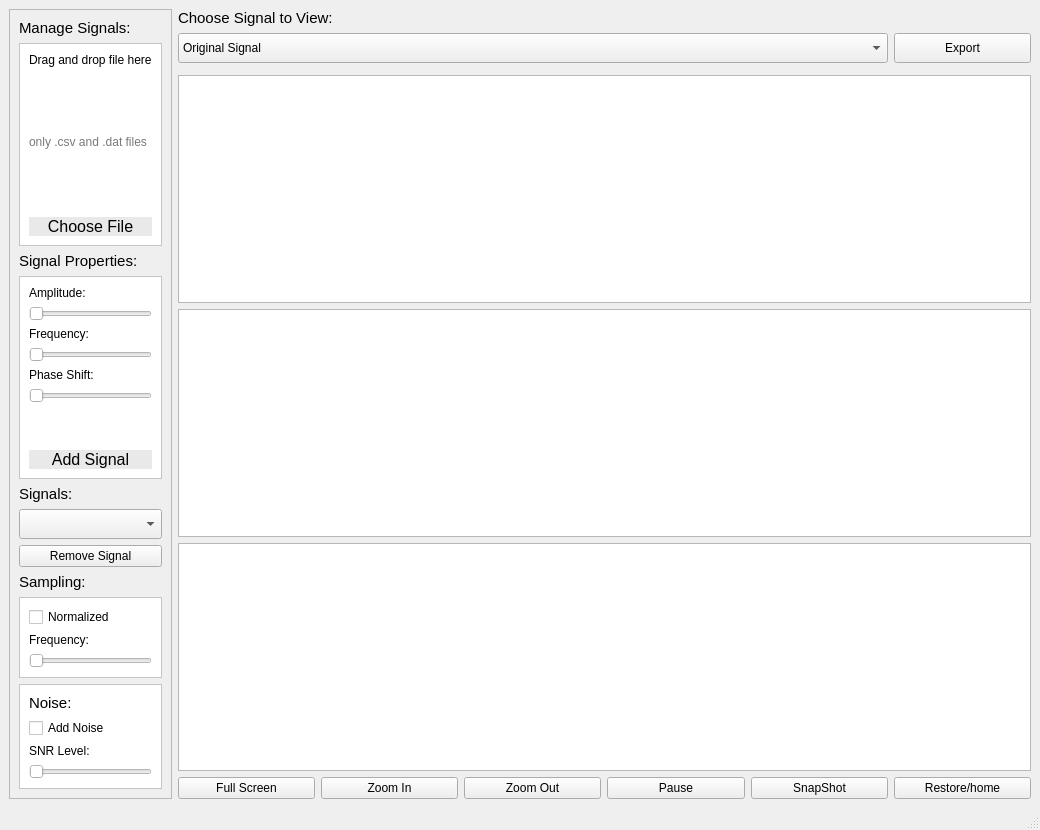
<?xml version="1.0" encoding="UTF-8"?>
<ui version="4.0">
 <class>MainWindow</class>
 <widget class="QMainWindow" name="MainWindow">
  <property name="geometry">
   <rect>
    <x>0</x>
    <y>0</y>
    <width>1040</width>
    <height>830</height>
   </rect>
  </property>
  <property name="windowTitle">
   <string>MainWindow</string>
  </property>
  <widget class="QWidget" name="centralwidget">
   <layout class="QGridLayout" name="gridLayout">
    <item row="6" column="1">
     <widget class="QPushButton" name="pushButton_2">
      <property name="text">
       <string>Full Screen</string>
      </property>
     </widget>
    </item>
    <item row="6" column="6">
     <widget class="QPushButton" name="pushButton_7">
      <property name="text">
       <string>Restore/home</string>
      </property>
     </widget>
    </item>
    <item row="0" column="0" rowspan="7">
     <widget class="QFrame" name="frame">
      <property name="sizePolicy">
       <sizepolicy hsizetype="Fixed" vsizetype="Preferred">
        <horstretch>0</horstretch>
        <verstretch>0</verstretch>
       </sizepolicy>
      </property>
      <property name="frameShape">
       <enum>QFrame::StyledPanel</enum>
      </property>
      <property name="frameShadow">
       <enum>QFrame::Raised</enum>
      </property>
      <layout class="QVBoxLayout" name="verticalLayout_5">
       <item>
        <widget class="QLabel" name="label">
         <property name="font">
          <font>
           <pointsize>11</pointsize>
          </font>
         </property>
         <property name="text">
          <string>Manage Signals:</string>
         </property>
        </widget>
       </item>
       <item>
        <widget class="QFrame" name="manageSignalsFrame">
         <property name="sizePolicy">
          <sizepolicy hsizetype="Fixed" vsizetype="Preferred">
           <horstretch>0</horstretch>
           <verstretch>0</verstretch>
          </sizepolicy>
         </property>
         <property name="acceptDrops">
          <bool>true</bool>
         </property>
         <property name="styleSheet">
          <string notr="true">background-color: rgb(255, 255, 255);</string>
         </property>
         <property name="frameShape">
          <enum>QFrame::StyledPanel</enum>
         </property>
         <property name="frameShadow">
          <enum>QFrame::Raised</enum>
         </property>
         <layout class="QVBoxLayout" name="verticalLayout">
          <item alignment="Qt::AlignLeft|Qt::AlignTop">
           <widget class="QLabel" name="label_2">
            <property name="sizePolicy">
             <sizepolicy hsizetype="Expanding" vsizetype="Expanding">
              <horstretch>0</horstretch>
              <verstretch>0</verstretch>
             </sizepolicy>
            </property>
            <property name="font">
             <font>
              <pointsize>9</pointsize>
             </font>
            </property>
            <property name="text">
             <string>Drag and drop file here</string>
            </property>
           </widget>
          </item>
          <item>
           <widget class="QLabel" name="label_3">
            <property name="sizePolicy">
             <sizepolicy hsizetype="Expanding" vsizetype="Expanding">
              <horstretch>0</horstretch>
              <verstretch>0</verstretch>
             </sizepolicy>
            </property>
            <property name="styleSheet">
             <string notr="true">
color: rgb(121, 121, 121);</string>
            </property>
            <property name="text">
             <string>only .csv and .dat files</string>
            </property>
           </widget>
          </item>
          <item>
           <widget class="QPushButton" name="uploadButton">
            <property name="font">
             <font>
              <pointsize>-1</pointsize>
             </font>
            </property>
            <property name="styleSheet">
             <string notr="true">background-color: rgb(233, 233, 233);
border-color: rgb(0, 0, 0);
selection-color: rgb(0, 0, 0);

border-radius: 40px;
 color: black;
 font-size: 16px;</string>
            </property>
            <property name="text">
             <string>Choose File</string>
            </property>
            <property name="flat">
             <bool>true</bool>
            </property>
           </widget>
          </item>
         </layout>
        </widget>
       </item>
       <item>
        <widget class="QLabel" name="label_4">
         <property name="font">
          <font>
           <pointsize>11</pointsize>
          </font>
         </property>
         <property name="text">
          <string>Signal Properties:</string>
         </property>
        </widget>
       </item>
       <item>
        <widget class="QFrame" name="createSignalFrame">
         <property name="sizePolicy">
          <sizepolicy hsizetype="Expanding" vsizetype="Preferred">
           <horstretch>0</horstretch>
           <verstretch>0</verstretch>
          </sizepolicy>
         </property>
         <property name="styleSheet">
          <string notr="true">background-color: rgb(255, 255, 255);</string>
         </property>
         <property name="frameShape">
          <enum>QFrame::StyledPanel</enum>
         </property>
         <property name="frameShadow">
          <enum>QFrame::Raised</enum>
         </property>
         <layout class="QVBoxLayout" name="verticalLayout_2">
          <item alignment="Qt::AlignTop">
           <widget class="QLabel" name="label_5">
            <property name="sizePolicy">
             <sizepolicy hsizetype="Fixed" vsizetype="Fixed">
              <horstretch>0</horstretch>
              <verstretch>0</verstretch>
             </sizepolicy>
            </property>
            <property name="font">
             <font>
              <pointsize>9</pointsize>
             </font>
            </property>
            <property name="text">
             <string>Amplitude:</string>
            </property>
           </widget>
          </item>
          <item alignment="Qt::AlignTop">
           <widget class="QSlider" name="horizontalSlider">
            <property name="sizePolicy">
             <sizepolicy hsizetype="Expanding" vsizetype="Expanding">
              <horstretch>0</horstretch>
              <verstretch>0</verstretch>
             </sizepolicy>
            </property>
            <property name="orientation">
             <enum>Qt::Horizontal</enum>
            </property>
           </widget>
          </item>
          <item alignment="Qt::AlignTop">
           <widget class="QLabel" name="label_6">
            <property name="sizePolicy">
             <sizepolicy hsizetype="Fixed" vsizetype="Fixed">
              <horstretch>0</horstretch>
              <verstretch>0</verstretch>
             </sizepolicy>
            </property>
            <property name="font">
             <font>
              <pointsize>9</pointsize>
             </font>
            </property>
            <property name="text">
             <string>Frequency:</string>
            </property>
           </widget>
          </item>
          <item alignment="Qt::AlignTop">
           <widget class="QSlider" name="horizontalSlider_2">
            <property name="sizePolicy">
             <sizepolicy hsizetype="Expanding" vsizetype="Expanding">
              <horstretch>0</horstretch>
              <verstretch>0</verstretch>
             </sizepolicy>
            </property>
            <property name="orientation">
             <enum>Qt::Horizontal</enum>
            </property>
           </widget>
          </item>
          <item alignment="Qt::AlignTop">
           <widget class="QLabel" name="label_7">
            <property name="sizePolicy">
             <sizepolicy hsizetype="Fixed" vsizetype="Fixed">
              <horstretch>0</horstretch>
              <verstretch>0</verstretch>
             </sizepolicy>
            </property>
            <property name="font">
             <font>
              <pointsize>9</pointsize>
             </font>
            </property>
            <property name="text">
             <string>Phase Shift:</string>
            </property>
           </widget>
          </item>
          <item alignment="Qt::AlignTop">
           <widget class="QSlider" name="horizontalSlider_3">
            <property name="sizePolicy">
             <sizepolicy hsizetype="Expanding" vsizetype="Expanding">
              <horstretch>0</horstretch>
              <verstretch>0</verstretch>
             </sizepolicy>
            </property>
            <property name="orientation">
             <enum>Qt::Horizontal</enum>
            </property>
           </widget>
          </item>
          <item>
           <spacer name="verticalSpacer">
            <property name="orientation">
             <enum>Qt::Vertical</enum>
            </property>
            <property name="sizeHint" stdset="0">
             <size>
              <width>20</width>
              <height>40</height>
             </size>
            </property>
           </spacer>
          </item>
          <item>
           <widget class="QPushButton" name="uploadButton_2">
            <property name="font">
             <font>
              <pointsize>-1</pointsize>
             </font>
            </property>
            <property name="styleSheet">
             <string notr="true">background-color: rgb(233, 233, 233);
border-color: rgb(0, 0, 0);
selection-color: rgb(0, 0, 0);

border-radius: 40px;
 color: black;
 font-size: 16px;</string>
            </property>
            <property name="text">
             <string>Add Signal</string>
            </property>
            <property name="flat">
             <bool>true</bool>
            </property>
           </widget>
          </item>
         </layout>
        </widget>
       </item>
       <item>
        <widget class="QLabel" name="label_12">
         <property name="sizePolicy">
          <sizepolicy hsizetype="Expanding" vsizetype="Preferred">
           <horstretch>0</horstretch>
           <verstretch>0</verstretch>
          </sizepolicy>
         </property>
         <property name="font">
          <font>
           <pointsize>11</pointsize>
          </font>
         </property>
         <property name="text">
          <string>Signals:</string>
         </property>
        </widget>
       </item>
       <item>
        <widget class="QComboBox" name="signalsList">
         <property name="sizePolicy">
          <sizepolicy hsizetype="Expanding" vsizetype="Minimum">
           <horstretch>0</horstretch>
           <verstretch>0</verstretch>
          </sizepolicy>
         </property>
         <property name="minimumSize">
          <size>
           <width>0</width>
           <height>30</height>
          </size>
         </property>
        </widget>
       </item>
       <item>
        <widget class="QPushButton" name="pushButton">
         <property name="sizePolicy">
          <sizepolicy hsizetype="Expanding" vsizetype="Fixed">
           <horstretch>0</horstretch>
           <verstretch>0</verstretch>
          </sizepolicy>
         </property>
         <property name="text">
          <string>Remove Signal</string>
         </property>
        </widget>
       </item>
       <item>
        <widget class="QLabel" name="label_8">
         <property name="font">
          <font>
           <pointsize>11</pointsize>
          </font>
         </property>
         <property name="text">
          <string>Sampling:</string>
         </property>
        </widget>
       </item>
       <item>
        <widget class="QFrame" name="createSignalFrame_2">
         <property name="styleSheet">
          <string notr="true">background-color: rgb(255, 255, 255);</string>
         </property>
         <property name="frameShape">
          <enum>QFrame::StyledPanel</enum>
         </property>
         <property name="frameShadow">
          <enum>QFrame::Raised</enum>
         </property>
         <layout class="QVBoxLayout" name="verticalLayout_3">
          <item>
           <widget class="QCheckBox" name="checkBox">
            <property name="text">
             <string>Normalized</string>
            </property>
           </widget>
          </item>
          <item alignment="Qt::AlignTop">
           <widget class="QLabel" name="label_10">
            <property name="sizePolicy">
             <sizepolicy hsizetype="Fixed" vsizetype="Fixed">
              <horstretch>0</horstretch>
              <verstretch>0</verstretch>
             </sizepolicy>
            </property>
            <property name="font">
             <font>
              <pointsize>9</pointsize>
             </font>
            </property>
            <property name="text">
             <string>Frequency:</string>
            </property>
           </widget>
          </item>
          <item alignment="Qt::AlignTop">
           <widget class="QSlider" name="horizontalSlider_5">
            <property name="sizePolicy">
             <sizepolicy hsizetype="Expanding" vsizetype="Expanding">
              <horstretch>0</horstretch>
              <verstretch>0</verstretch>
             </sizepolicy>
            </property>
            <property name="orientation">
             <enum>Qt::Horizontal</enum>
            </property>
           </widget>
          </item>
         </layout>
        </widget>
       </item>
       <item>
        <widget class="QFrame" name="createSignalFrame_3">
         <property name="styleSheet">
          <string notr="true">background-color: rgb(255, 255, 255);</string>
         </property>
         <property name="frameShape">
          <enum>QFrame::StyledPanel</enum>
         </property>
         <property name="frameShadow">
          <enum>QFrame::Raised</enum>
         </property>
         <layout class="QVBoxLayout" name="verticalLayout_4">
          <item>
           <widget class="QLabel" name="label_9">
            <property name="font">
             <font>
              <pointsize>11</pointsize>
             </font>
            </property>
            <property name="text">
             <string>Noise:</string>
            </property>
           </widget>
          </item>
          <item>
           <widget class="QCheckBox" name="checkBox_2">
            <property name="text">
             <string>Add Noise</string>
            </property>
           </widget>
          </item>
          <item alignment="Qt::AlignTop">
           <widget class="QLabel" name="label_11">
            <property name="sizePolicy">
             <sizepolicy hsizetype="Fixed" vsizetype="Fixed">
              <horstretch>0</horstretch>
              <verstretch>0</verstretch>
             </sizepolicy>
            </property>
            <property name="font">
             <font>
              <pointsize>9</pointsize>
             </font>
            </property>
            <property name="text">
             <string>SNR Level:</string>
            </property>
           </widget>
          </item>
          <item alignment="Qt::AlignTop">
           <widget class="QSlider" name="horizontalSlider_6">
            <property name="sizePolicy">
             <sizepolicy hsizetype="Expanding" vsizetype="Expanding">
              <horstretch>0</horstretch>
              <verstretch>0</verstretch>
             </sizepolicy>
            </property>
            <property name="orientation">
             <enum>Qt::Horizontal</enum>
            </property>
           </widget>
          </item>
         </layout>
        </widget>
       </item>
      </layout>
     </widget>
    </item>
    <item row="6" column="2">
     <widget class="QPushButton" name="pushButton_3">
      <property name="text">
       <string>Zoom In</string>
      </property>
     </widget>
    </item>
    <item row="4" column="1" colspan="6">
     <widget class="PlotWidget" name="Reconstructed"/>
    </item>
    <item row="1" column="6">
     <widget class="QPushButton" name="pushButton_8">
      <property name="sizePolicy">
       <sizepolicy hsizetype="Minimum" vsizetype="Minimum">
        <horstretch>0</horstretch>
        <verstretch>0</verstretch>
       </sizepolicy>
      </property>
      <property name="minimumSize">
       <size>
        <width>0</width>
        <height>30</height>
       </size>
      </property>
      <property name="text">
       <string>Export</string>
      </property>
     </widget>
    </item>
    <item row="6" column="4">
     <widget class="QPushButton" name="pushButton_5">
      <property name="text">
       <string>Pause</string>
      </property>
     </widget>
    </item>
    <item row="3" column="1" colspan="6">
     <widget class="PlotWidget" name="OriginalSignal"/>
    </item>
    <item row="1" column="1" colspan="5">
     <widget class="QComboBox" name="comboBox">
      <property name="sizePolicy">
       <sizepolicy hsizetype="MinimumExpanding" vsizetype="Minimum">
        <horstretch>0</horstretch>
        <verstretch>0</verstretch>
       </sizepolicy>
      </property>
      <property name="minimumSize">
       <size>
        <width>0</width>
        <height>30</height>
       </size>
      </property>
      <item>
       <property name="text">
        <string>Original Signal</string>
       </property>
      </item>
      <item>
       <property name="text">
        <string>Sampled Signal</string>
       </property>
      </item>
      <item>
       <property name="text">
        <string>Reconstructed Signal</string>
       </property>
      </item>
      <item>
       <property name="text">
        <string>Difference Signal</string>
       </property>
      </item>
     </widget>
    </item>
    <item row="0" column="1" colspan="2">
     <widget class="QLabel" name="label_13">
      <property name="font">
       <font>
        <pointsize>11</pointsize>
       </font>
      </property>
      <property name="text">
       <string>Choose Signal to View:</string>
      </property>
     </widget>
    </item>
    <item row="6" column="3">
     <widget class="QPushButton" name="pushButton_4">
      <property name="text">
       <string>Zoom Out</string>
      </property>
     </widget>
    </item>
    <item row="6" column="5">
     <widget class="QPushButton" name="pushButton_6">
      <property name="text">
       <string>SnapShot</string>
      </property>
     </widget>
    </item>
    <item row="5" column="1" colspan="6">
     <widget class="PlotWidget" name="Difference"/>
    </item>
   </layout>
  </widget>
  <widget class="QMenuBar" name="menubar">
   <property name="geometry">
    <rect>
     <x>0</x>
     <y>0</y>
     <width>1040</width>
     <height>26</height>
    </rect>
   </property>
  </widget>
  <widget class="QStatusBar" name="statusbar"/>
 </widget>
 <customwidgets>
  <customwidget>
   <class>PlotWidget</class>
   <extends>QGraphicsView</extends>
   <header location="global">pyqtgraph</header>
  </customwidget>
 </customwidgets>
 <resources/>
 <connections/>
</ui>
